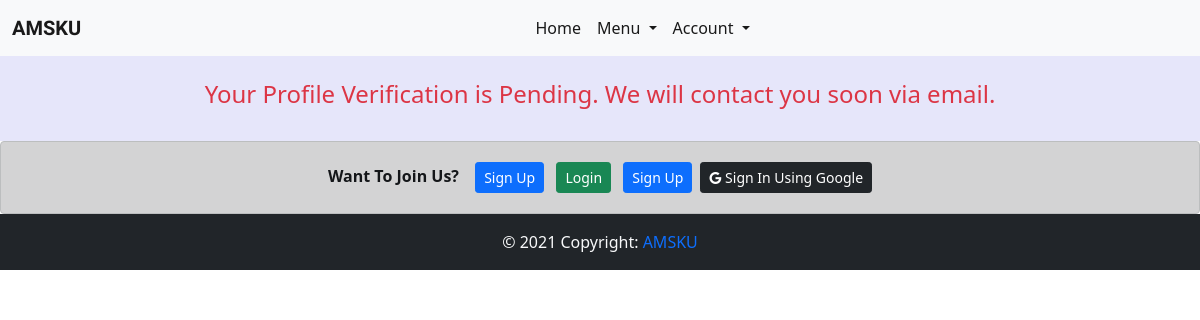
Page /profile/5/ on the earlier database version.
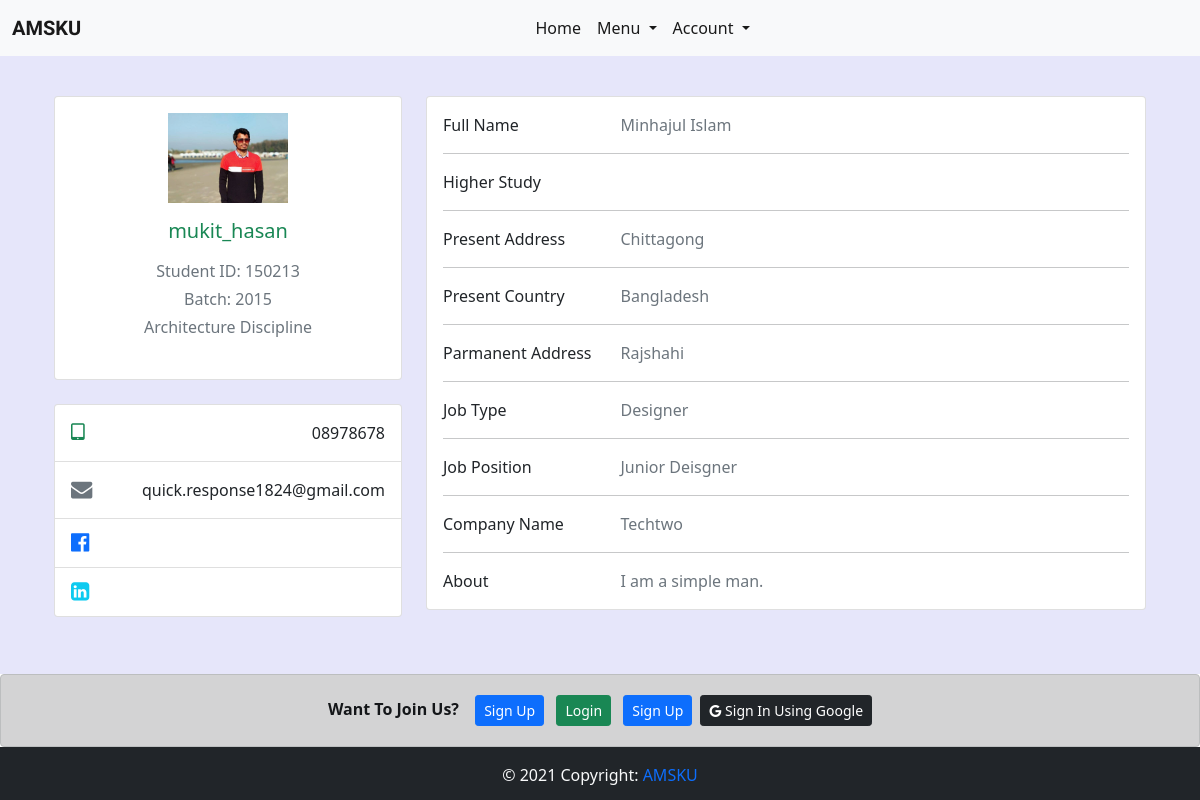
Same page on the later database version.
### home/models.py (models this page shows, shortened)
class Alumni_Profile(models.Model):
    discipline_list = ['Architecture','CSE','ECE','Math','URP','Physics','Chemistry','Stat','Pharmacy','BGE','FWT','FMRT','Agrotechnology','ES','SWE','BAD','HRM','DP','PM','DS','History','English','Bangla','IER','Sculpture','Econ','Sociology','MCJ','Law']
    Discipline_Choices = []
    for x in discipline_list:
        Discipline_Choices.append((x,x))
    Id_Choices = []
    for x in range(1,51):
        Id_Choices.append((str(x),str(x)))
    Batch_Choices = []
    for x in range(1991,2019):
        Batch_Choices.append((str(x),str(x)))
    job_list=['Agriculture','Architecture and Construction','Business Management and Administration','Education','Finance','Food','Government and Public Administration','Health Science','Human Services','Law, Public Safety, Corrections and Security','Manufacturing','Marketing, Sales and Service','Natural Resources','Science, Technology and Engineering','Other']
    Job_Choices = []
    for x in job_list:
        Job_Choices.append((x,x))
    country_list = ["Afghanistan","Albania","Algeria","Andorra","Angola","Anguilla","Antigua &amp; Barbuda","Argentina","Armenia","Aruba","Australia","Austria","Azerbaijan","Bahamas","Bahrain","Bangladesh","Barbados","Belarus","Belgium","Belize","Benin","Bermuda","Bhutan","Bolivia","Bosnia &amp; Herzegovina","Botswana","Brazil","British Virgin Islands","Brunei","Bulgaria","Burkina Faso","Burundi","Cambodia","Cameroon","Cape Verde","Cayman Islands","Chad","Chile","China","Colombia","Congo","Cook Islands","Costa Rica","Cote D Ivoire","Croatia","Cruise Ship","Cuba","Cyprus","Czech Republic","Denmark","Djibouti","Dominica","Dominican Republic","Ecuador","Egypt","El Salvador","Equatorial Guinea","Estonia","Ethiopia","Falkland Islands","Faroe Islands","Fiji","Finland","France","French Polynesia","French West Indies","Gabon","Gambia","Georgia","Germany","Ghana","Gibraltar","Greece","Greenland","Grenada","Guam","Guatemala","Guernsey","Guinea","Guinea Bissau","Guyana","Haiti","Honduras","Hong Kong","Hungary","Iceland","India","Indonesia","Iran","Iraq","Ireland","Isle of Man","Israel","Italy","Jamaica","Japan","Jersey","Jordan","Kazakhstan","Kenya","Kuwait","Kyrgyz Republic","Laos","Latvia","Lebanon","Lesotho","Liberia","Libya","Liechtenstein","Lithuania","Luxembourg","Macau","Macedonia","Madagascar","Malawi","Malaysia","Maldives","Mali","Malta","Mauritania","Mauritius","Mexico","Moldova","Monaco","Mongolia","Montenegro","Montserrat","Morocco","Mozambique","Namibia","Nepal","Netherlands","Netherlands Antilles","New Caledonia","New Zealand","Nicaragua","Niger","Nigeria","Norway","Oman","Pakistan","Palestine","Panama","Papua New Guinea","Paraguay","Peru","Philippines","Poland","Portugal","Puerto Rico","Qatar","Reunion","Romania","Russia","Rwanda","Saint Pierre &amp; Miquelon","Samoa","San Marino","Satellite","Saudi Arabia","Senegal","Serbia","Seychelles","Sierra Leone","Singapore","Slovakia","Slovenia","South Africa","South Korea","Spain","Sri Lanka","St Kitts &amp; Nevis","St Lucia","St Vincent","St. Lucia","Sudan","Suriname","Swaziland","Sweden","Switzerland","Syria","Taiwan","Tajikistan","Tanzania","Thailand","Timor L'Este","Togo","Tonga","Trinidad &amp; Tobago","Tunisia","Turkey","Turkmenistan","Turks &amp; Caicos","Uganda","Ukraine","United Arab Emirates","United Kingdom","Uruguay","Uzbekistan","Venezuela","Vietnam","Virgin Islands (US)","Yemen","Zambia","Zimbabwe"]
    Country_Choices = []
    for x in country_list:
        Country_Choices.append((x,x))
    full_name = models.CharField(max_length=255)
    image = models.FileField(upload_to='profile_pic/')
    certificate = models.FileField(upload_to='certificate/')
    discipline = models.CharField(max_length=255,choices=Discipline_Choices)
    student_id = models.CharField(max_length=10)
    batch = models.CharField(max_length=50,choices=Batch_Choices)
    job_type = models.CharField(max_length=50,blank=True)
    job_position = models.CharField(max_length=60,blank=True)
    company_name = models.CharField(max_length=60,blank=True)
    higher_study = models.CharField(max_length=60,blank=True)
    present_address = models.CharField(max_length=60)
    present_country = models.CharField(max_length=60,choices=Country_Choices)
    parmanent_address = models.CharField(max_length=60)
    mobile = models.CharField(max_length=60)
    facebook = models.URLField(max_length=60,blank=True)
    linkdin = models.URLField(max_length=60,blank=True)
    about_me = models.TextField(blank=True)
    is_verified = models.BooleanField(default=False)
    user = models.OneToOneField(settings.AUTH_USER_MODEL, on_delete=models.CASCADE,related_name="alumni_profile")

### home/views.py (the view)
# urls.py: path('profile/<int:id>/',profile_view, name='profile_view'),
def profile_view(request, id):
    profile_data = []
    try:
        profile_data = Alumni_Profile.objects.get(user=id)
    except:
        if request.user.id == id:
            return redirect('home:create_profile', id)
        else:
            pass
    context = {
        'profile': profile_data,
    }
    return render(request, "home/profile_view.html",context)

### home/context_processors.py (called while the page is built)
def add_variable_to_context(request):
    current_news_letter = News_Letter.objects.all().order_by('-start_date').first()
    return {
        'current_newsletter':current_news_letter,
    }

### templates/home/profile_view.html (shortened to what this page needs)
{% extends 'base.html' %}
{% block content %}
<section class='profile_view'>
  {% if profile.is_verified %}
  <div class="container py-3">
    <div class="row">
      <div class="col-lg-4">
        <div class="card mb-4">
          <div class="card-body text-center">
            <img src={{profile.image.url}} alt="profile_picture"
              class="img-fluid" style="width: 120px;">
            <h5 class="my-3 text-success">{{profile.user}}</h5>
            <p class="text-muted mb-1">Student ID: {{profile.student_id}}</p>
            <p class="text-muted mb-1">Batch: {{profile.batch}}</p>
            <p class="text-muted mb-4">{{profile.discipline}} Discipline</p>
          </div>
        </div>
        <div class="card mb-4 mb-lg-0">
          <div class="card-body p-0">
            <ul class="list-group list-group-flush rounded-3">
              <li class="list-group-item d-flex justify-content-between align-items-center p-3">
                <i class="fa fa-tablet fa-lg text-success"></i>
                <p class="mb-0">{{profile.mobile}}</p>
              </li>
              <li class="list-group-item d-flex justify-content-between align-items-center p-3">
                <i class="fa fa-envelope fa-lg text-secondary"></i>
                <p class="mb-0">{{profile.user.email}}</p>
              </li>
              <li class="list-group-item d-flex justify-content-between align-items-center p-3">
                <i class="fa fa-facebook-official fa-lg text-primary"></i>
              </li>
              <li class="list-group-item d-flex justify-content-between align-items-center p-3">
                <i class="fa fa-linkedin-square fa-lg text-info"></i>
              </li>
            </ul>
          </div>
        </div>
      </div>
      <div class="col-lg-8">
        <div class="card mb-4">
          <div class="card-body">
            <div class="row">
              <div class="col-sm-3">
                <p class="mb-0">Full Name</p>
              </div>
              <div class="col-sm-9">
                <p class="text-muted mb-0">{{profile.full_name}}</p>
              </div>
            </div>
            <hr>
            <div class="row">
              <div class="col-sm-3">
                <p class="mb-0">Higher Study</p>
              </div>
              <div class="col-sm-9">
              </div>
            </div>
            <hr>
            <div class="row">
              <div class="col-sm-3">
                <p class="mb-0">Present Address</p>
              </div>
              <div class="col-sm-9">
                <p class="text-muted mb-0">{{profile.present_address}}</p>
              </div>
            </div>
            <hr>
            <div class="row">
              <div class="col-sm-3">
                <p class="mb-0">Present Country</p>
              </div>
              <div class="col-sm-9">
                <p class="text-muted mb-0">{{profile.present_country}}</p>
              </div>
            </div>
            <hr>
            <div class="row">
              <div class="col-sm-3">
                <p class="mb-0">Parmanent Address</p>
              </div>
              <div class="col-sm-9">
                <p class="text-muted mb-0">{{profile.parmanent_address}}</p>
              </div>
            </div>
            <hr>
            <div class="row">
              <div class="col-sm-3">
                <p class="mb-0">Job Type</p>
              </div>
              <div class="col-sm-9">
                <p class="text-muted mb-0">{{profile.job_type}}</p>
              </div>
            </div>
            <hr>
            <div class="row">
              <div class="col-sm-3">
                <p class="mb-0">Job Position</p>
              </div>
              <div class="col-sm-9">
                <p class="text-muted mb-0">{{profile.job_position}}</p>
              </div>
            </div>
            <hr>
            <div class="row">
              <div class="col-sm-3">
                <p class="mb-0">Company Name</p>
              </div>
              <div class="col-sm-9">
                <p class="text-muted mb-0">{{profile.company_name}}</p>
              </div>
            </div>
            <hr>
            <div class="row">
              <div class="col-sm-3">
                <p class="mb-0">About</p>
              </div>
              <div class="col-sm-9">
                <p class="text-muted mb-0">{{profile.about_me}}</p>
              </div>
            </div>
          </div>
        </div>
      </div>
    </div>
  </div>
  {% else %}
  <h4 class='text-center text-danger'>Your Profile Verification is Pending. We will contact you soon via email.</h4>
  {% endif %}
  </section>
{% endblock content %}

### templates/base.html (shortened to what this page needs)
<!DOCTYPE html>
{% load static %}
<html lang="en">
<head>
    <link rel="stylesheet" href="" {% static 'style.css' %}"">
    <link href="https://cdn.jsdelivr.net/npm/bootstrap@5.0.2/dist/css/bootstrap.min.css" rel="stylesheet"
>
    <link rel="stylesheet" href="https://cdnjs.cloudflare.com/ajax/libs/font-awesome/4.7.0/css/font-awesome.min.css">
</head>
<body>
    {% include 'navbar.html' %}
    {% with request.resolver_match.url_name as url_name %}
    {% if url_name == 'home_view' %}
    {% block home_content %}{% endblock home_content %}
    {% else %}
    <div class="main_bg">
        <div class="container py-4">
            {% block content %}{% endblock content %}
        </div>
    </div>
    {% endif %}
    {% endwith %}
    {% include 'footer.html' %}
</body>
</html>

### templates/navbar.html (shortened to what this page needs)
<nav class="navbar navbar-expand-lg navbar-light bg-light sticky-top">
  <div class="container-fluid">
    <a class="navbar-brand fw-bold" href="{% url 'home:home_view'%}">
      AMSKU
    </a>
    <div class="collapse navbar-collapse" id="navbarSupportedContent">
      <ul class="navbar-nav m-auto mb-2 mb-lg-0">
        <li class="nav-item">
          <a class="nav-link active" aria-current="page" href="{% url 'home:home_view'%}">Home</a>
        </li>
        <li class="nav-item dropdown">
          <a class="nav-link active dropdown-toggle" href="#" id="navbarDropdown" role="button" data-bs-toggle="dropdown"
            aria-expanded="false">
            Menu
          </a>
        </li>
        <li class="nav-item dropdown">
          <a class="nav-link active dropdown-toggle" href="#" id="accountDropdown" role="button" data-bs-toggle="dropdown"
            aria-expanded="false">
            Account
          </a>
        </li>
      </ul>
    </div>
  </div>
</nav>

### templates/footer.html
{% if not request.user.is_authenticated %}
{% load socialaccount %}
<div class="alert alert-dark p-3 mb-0 text-center sticky-top" id='auth_alert'>
    <strong class="pe-2">Want To Join Us?</strong>
    <a href="{% url 'account_signup' %}"><button class="btn btn-primary btn-sm mx-1">Sign Up</button></a>
    <a href="{% url 'account_login' %}?next={{request.path}}"><button
            class="btn btn-success btn-sm mx-1">Login</button></a>
    <a href="{% url 'account_signup' %}"><button class="btn btn-primary btn-sm m-1">Sign Up</button></a>
    <a href="{% provider_login_url 'google' %}?next={{request.path}}"><button class="btn btn-dark btn-sm">
        <i class="fa fa-google"></i> Sign In Using
        Google
    </button></a>
</div>
{% endif %}
<footer>
    <div class="footer-copyright text-center text-light bg-dark p-3">
        © 2021 Copyright:
        <a href="{% url 'home:home_view'%}" class="text-decoration-none"> AMSKU</a>
    </div>
</footer>

### templates/base.html (style rules this page uses)
* { padding: 0; margin: 0; }
.main_bg { background-color: Lavender; }
.navbar-brand, h1 { font-family: "Audiowide", sans-serif; }

Differences in the rows shown:
added Alumni_Profile: image (picture), user "mukit_hasan", student_id "150213", batch "2015", discipline "Architecture", mobile "08978678", user.email "quick.response1824@gmail.com", full_name "Minhajul Islam", present_address "Chittagong", present_country "Bangladesh", parmanent_address "Rajshahi", job_type "Designer", job_position "Junior Deisgner", company_name "Techtwo", about_me "I am a simple man."
Other differences:
text no longer shown: "Your Profile Verification is Pending. We will contact you soon via email."
text now shown: "Student ID: Batch: Discipline Full Name Higher Study Present Address Present Country Parmanent Address Job Type Job Position Company Name About"
